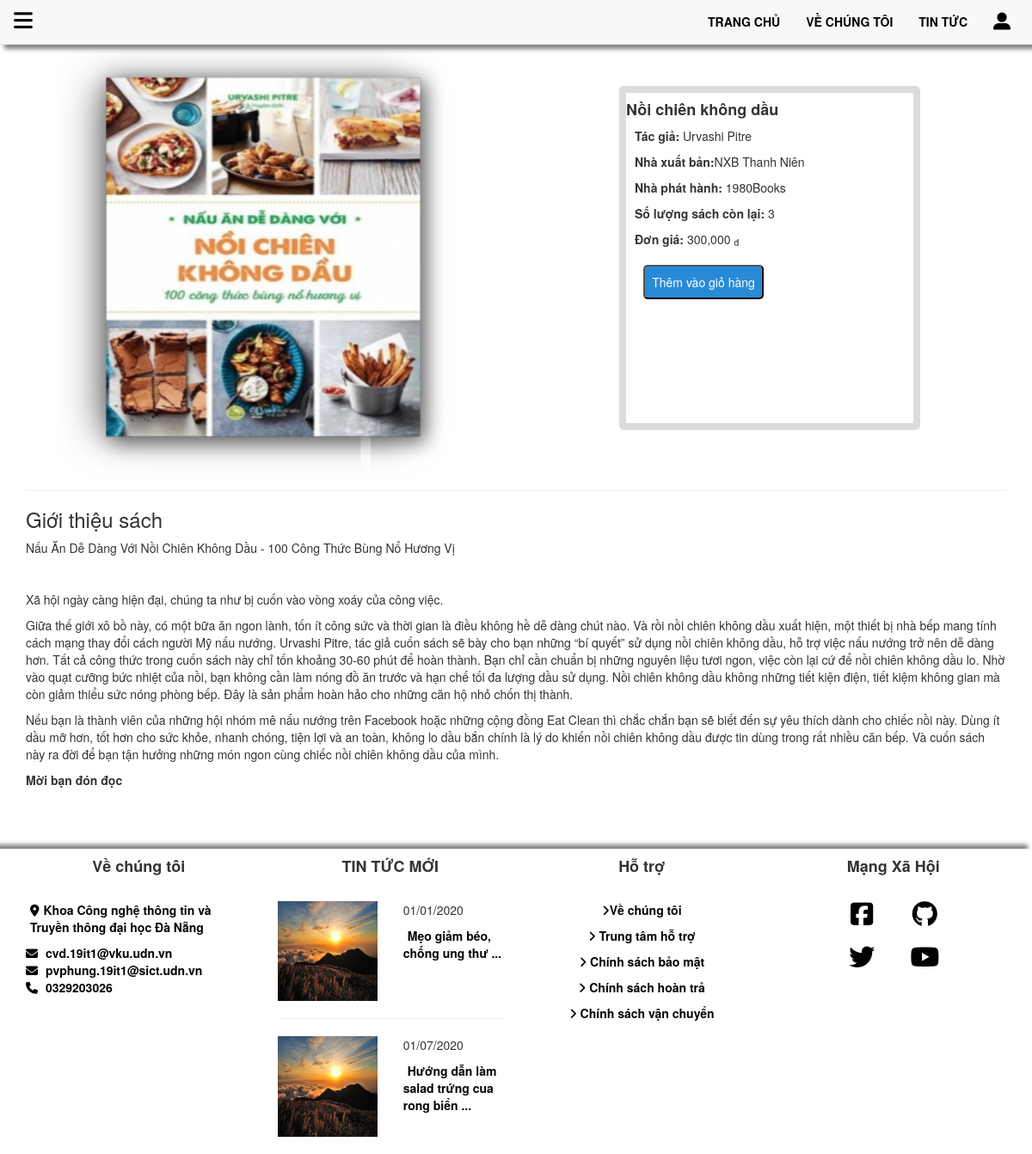
The app's page /index/chitiet_sach.php?id_sach=5 with its own data.
### tables this page shows
CREATE TABLE `sach` (
  `id` int(11) NOT NULL,
  `id_User` int(11) NOT NULL,
  `ten_sach` varchar(50) NOT NULL,
  `tac_gia` varchar(50) NOT NULL,
  `don_gia` int(11) NOT NULL,
  `img_sach` varchar(200) NOT NULL,
  `ngay_dang` timestamp NOT NULL DEFAULT current_timestamp() ON UPDATE current_timestamp(),
  `soLuong` int(11) NOT NULL,
  `mo_ta` text NOT NULL
);

### XuLy_form/XuLy_ketNoiSQL.php (called while the page is built, shortened)
<?php
	class bang
	{
		private $ten_bang ;
		private $conn;
		private $result_select ;
		function __construct( $conn , $ten_bang){
			$this->conn  = $conn ;
			$this->ten_bang = $ten_bang;
		}
		public function setResult_select($thanhphan, $dieuKien, $sapxep)
		{
			$this->result_select = mysqli_query($this->conn, "SELECT $thanhphan FROM $this->ten_bang WHERE $dieuKien ORDER BY $sapxep");
		}
		public function getResult_select(){
			return $this->result_select ;
		}
	}
?>

### index/chitiet_sach.php (the view, shortened to what this page needs)
<!DOCTYPE html>
<html>
<head>
	<link rel="stylesheet" href="">
	<link rel="stylesheet" href="bootstrap/css/bootstrap.min.css">
	<link rel="stylesheet" href="bootstrap/css/bootstrap.css">
	<link rel="stylesheet" href="bootstrap/js/bootstrap.min.js">
	<link rel="stylesheet" href="css/chitiet_sach.css">
</head>
<body>
	<?php include("menu.php"); ?>
	<div class="container" style="margin-top:100px;">
		<div  class="row">
			<div class="col-sm-12">
				<?php
				$id_sach = $_GET['id_sach'];
				$bang_sach = new bang($conn , 'sach');
				$bang_sach->setResult_select("*" ," id = $id_sach " , "ngay_dang DESC");
				$ketqua_sach = $bang_sach->getResult_select();
				if(mysqli_num_rows($ketqua_sach) > 0){
					$row_sach = mysqli_fetch_assoc($ketqua_sach);
			?>
				<div class="chitiet-sach">
					<div class="chitiet-img-sach" >
						<img src="image/sach/<?php echo $row_sach['img_sach']; ?>" alt="" width="100%" height="100%">
					</div>
					<div class="detail-img-sach">
						<h4><?php echo $row_sach['ten_sach']; ?></h4>
						<p><b>Tác giả:</b> <?php echo $row_sach['tac_gia']; ?> </p>
						<p><b>Nhà xuất bản:</b>NXB Thanh Niên</p>
						<p><b>Nhà phát hành:</b> 1980Books</p>
						<p><b>Số lượng sách còn lại: </b><?php echo $row_sach['soLuong']; ?></p>
						<p class="chitiet-gia-sach"><b>Đơn giá:</b> <?php echo number_format($row_sach['don_gia']); ?> <sub>đ</sub></p>
						<p><button id="them_gio_hang"> Thêm vào giỏ hàng</button></p>
					</div>
				</div>
			</div>
			<div class="col-sm-12">
				<hr>
				<h3>Giới thiệu sách</h3>
				<p class="chitiet-gioi_thieu">
					<?php echo $row_sach['mo_ta'];
					?>
				</p>
			</div>
		</div>
	</div>
	<?php } include("footer.php"); ?>
</body>
</html>

### css/chitiet_sach.css (style rules this page uses)
.chitiet-img-sach { display: flex; align-items: center; justify-content: center; perspective: 600px; }
.chitiet-img-sach { float:left; margin-left: 100px; width: 300px; height: 450px; position: relative; transform-style: preserve-3d; transform: rotateY(0deg); transition: 1s ease; animation: 1s ease 0s 1 initAnimation; }
.chitiet-img-sach > :first-child { position: absolute; top: 0; left: 0; background-color: red; width: 350px; height: 400px; transform: translateZ(25px); background-color: #01060f; border-radius: 0 2px 2px 0; box-shadow: 5px 5px 20px #666; }
.chitiet-img-sach::before { position: absolute; content: ' '; background-color: blue; left: 0; top: 4px; width: 48px; height: 442px; transform: translateX(271px) rotateY(90deg); background: linear-gradient(90deg, #fff 0%, #f9f9f9 5%, #fff 10%, #f9f9f9 15%, #fff 20%, #f9f9f9 25%, #fff 30%, #f9f9f9 35%, #fff 40%, #f9f9f9 45%, #fff 50%, #f9f9f9 55%, #fff 60%, #f9f9f9 65%, #fff 70%, #f9f9f9 75%, #fff 80%, #f9f9f9 85%, #fff 90%, #f9f9f9 95%, #fff 100% ); }
.chitiet-img-sach::after { position: absolute; top: 0; left: 0; content: ' '; width: 350px; height: 400px; transform: translateZ(-25px); background-color: #01060f; border-radius: 0 2px 2px 0; box-shadow: -10px 0 50px 10px #666; }
.detail-img-sach { width: 350px; height: 400px; float:right; margin-right: 100px; border-style:solid; border-color:#dcdcdc; border-width: 8px; border-radius:5px; }
.detail-img-sach h4 { font-weight:bold; }
.detail-img-sach .chitiet-gia-sach { display: inline-block; }
.detail-img-sach p, .detail-img-sach p button ,.detail-img-sach h3 { margin-left: 10px; }
.detail-img-sach p button { margin-top:10px; background-color: #288ad6; color:#ffffff; border-radius: 5px; width: 140px; height:40px; display:inline-block; border-color:#000000; }
.chitiet-gioi_thieu { font-size: 18px; color:#66645c; }

### records on screen
sach: img_sach (picture), ten_sach "Nồi chiên không dầu", tac_gia "Urvashi Pitre", soLuong "3", don_gia "300,000", mo_ta "Nấu Ăn Dễ Dàng Với Nồi Chiên Không Dầu - 100 Công Thức Bùng Nổ Hương Vị Xã hội ngày càng hiện đại, chúng ta như bị cuốn vào vòng xoáy của công việc. Giữa thế giới xô bồ này, có một bữa ăn ngon lành, tốn ít công sức và thời gian là điều không hề dễ dàng chút nào. Và rồi nồi chiên không dầu xuất hiện, một thiết bị nhà bếp mang tính cách mạng thay đổi cách người Mỹ nấu nướng. Urvashi Pitre, tác giả cuốn sách sẽ bày cho bạn những “bí quyết” sử dụng nồi chiên không dầu, hỗ trợ việc nấu nướng trở nên dễ dàng hơn. Tất cả công thức trong cuốn sách này chỉ tốn khoảng 30-60 phút để hoàn thành. Bạn chỉ cần chuẩn bị những nguyên liệu tươi ngon, việc còn lại cứ để nồi chiên không dầu lo. Nhờ…"
